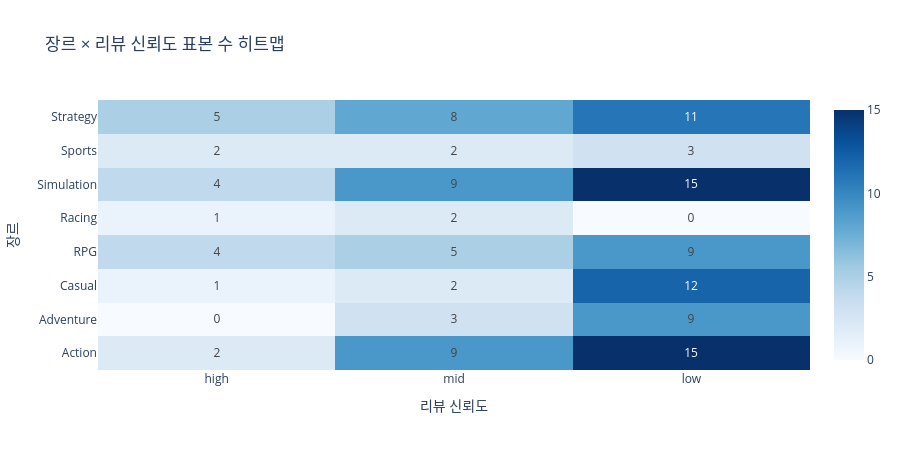

Notebook cell for this chart:
### Code cell
# ── 2. 장르 × 신뢰도 히트맵 ────────────────────────────────────────────────
heatmap_data = (
    df_sample.groupby(['primary_genre', 'trust'])
    .size()
    .unstack(fill_value=0)
    .reindex(columns=['high', 'mid', 'low'], fill_value=0)
)

fig2 = go.Figure(go.Heatmap(
    z=heatmap_data.values,
    x=['high', 'mid', 'low'],
    y=heatmap_data.index.tolist(),
    text=heatmap_data.values,
    texttemplate='%{text}',
    colorscale='Blues',
    showscale=True,
))
fig2.update_layout(
    title='장르 × 리뷰 신뢰도 표본 수 히트맵',
    xaxis_title='리뷰 신뢰도',
    yaxis_title='장르',
    height=450
)
fig2.show()

### Figure 1 — Plotly figure (JSON) as saved in the notebook; plotly's stock layout.template omitted (floating-point values rounded to 4 significant figures)
{"data": [{"colorscale": [[0, "rgb(247,251,255)"], [0.125, "rgb(222,235,247)"], [0.25, "rgb(198,219,239)"], [0.375, "rgb(158,202,225)"], [0.5, "rgb(107,174,214)"], [0.625, "rgb(66,146,198)"], [0.75, "rgb(33,113,181)"], [0.875, "rgb(8,81,156)"], [1, "rgb(8,48,107)"]], "showscale": true, "text": [[2, 9, 15], [0, 3, 9], [1, 2, 12], [4, 5, 9], [1, 2, 0], [4, 9, 15], [2, 2, 3], [5, 8, 11]], "texttemplate": "%{text}", "type": "heatmap", "x": ["high", "mid", "low"], "y": ["Action", "Adventure", "Casual", "RPG", "Racing", "Simulation", "Sports", "Strategy"], "z": [[2, 9, 15], [0, 3, 9], [1, 2, 12], [4, 5, 9], [1, 2, 0], [4, 9, 15], [2, 2, 3], [5, 8, 11]]}], "layout": {"height": 450, "title": {"text": "장르 × 리뷰 신뢰도 표본 수 히트맵"}, "xaxis": {"title": {"text": "리뷰 신뢰도"}}, "yaxis": {"title": {"text": "장르"}}}}
